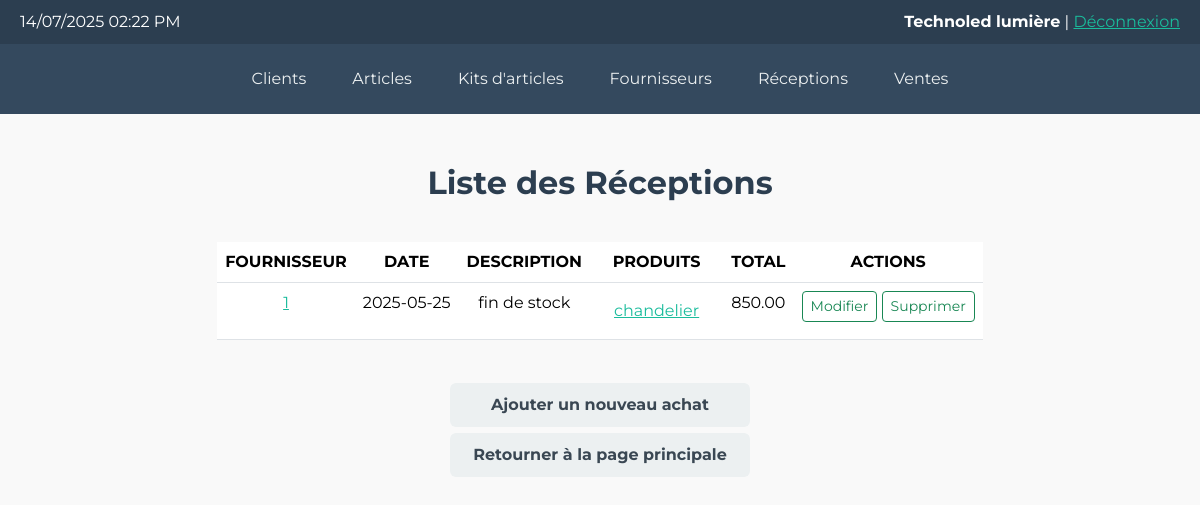
Page /views/receivings.php on the committed database.
### tables this page shows
CREATE TABLE receipts (
    id INT AUTO_INCREMENT PRIMARY KEY,
    supplier_id INT,
    receipt_date DATE,
    note TEXT,
    FOREIGN KEY (supplier_id) REFERENCES suppliers(id)
);

CREATE TABLE receipt_items (
    id INT AUTO_INCREMENT PRIMARY KEY,
    receipt_id INT,
    product_id INT,
    quantity INT,
    unit_price DECIMAL(10,2),
    FOREIGN KEY (receipt_id) REFERENCES receipts(id),
    FOREIGN KEY (product_id) REFERENCES products(id)
);

CREATE TABLE products (
    id INT AUTO_INCREMENT PRIMARY KEY,
    name VARCHAR(100),
    description TEXT,
    unit VARCHAR(20),
    unit_price DECIMAL(10,2),
    stock_quantity INT DEFAULT 0,
    created_at TIMESTAMP DEFAULT CURRENT_TIMESTAMP
);

### views/receivings.php (the view, shortened to what this page needs)
<!DOCTYPE html>
<html>
<head>
    <link href="https://cdn.jsdelivr.net/npm/bootstrap@5.3.3/dist/css/bootstrap.min.css" rel="stylesheet">
    <link rel="stylesheet" href="../css/style.css">
</head>
<body>
  <header>
        <div>
            <?php
                echo date("d/m/Y h:i A");
            ?>
        </div>
        <div><span>Technoled lumière</span> | <a href="../login.php" style="color: #1abc9c;">Déconnexion</a></div>
    </header>
    <nav>
        <a href="costumers.php">
            <div>
                Clients
            </div>
        </a>
        <a href="items.php">
            <div>
                Articles
            </div>
        </a>
        <a href="item_kits.php">
            <div>
                Kits d'articles
            </div>
        </a>
        <a href="suppliers.php">
            <div>
                Fournisseurs
            </div>
        </a>
        <a href="receivings.php">
            <div>
                Réceptions
            </div>
        </a>
        <a href="sales.php">
            <div>
                Ventes
            </div>
        </a>
    </nav>
    <main>
        <?php
            require "../connect.php";
            $req1 = "select * from receipts";
            $result=$pdo->query($req1);
            $res= $result->fetchAll(PDO::FETCH_ASSOC);
            if(empty($res)) echo "Probléme d'accès au base de données";
            else{
        ?>
        <h1>Liste des Réceptions</h1>
        <div class="list">
            <table class="table table-hover">
            <thead>
                <tr>
                    <th scope="col">FOURNISSEUR</th>
                    <th scope="col">DATE</th>
                    <th scope="col">DESCRIPTION</th>
                    <th scope="col">PRODUITS</th>
                    <th scope="col">TOTAL</th>
                    <th scope="col">ACTIONS</th>
                </tr>
            </thead>
            <?php
              foreach ($res as $r){
            ?>
                <tr>
                    <td class="item">
                        <a href="../actions/suppliers/viewSupplier.php?id=<?=$r["supplier_id"]?>">
                            <?=$r["supplier_id"]?>
                        </a>
                    </td>
                    <td><?=$r["receipt_date"]?></td>
                    <td><?=$r["note"]?></td>
                    <td>
                        <ul class="list-group list-group-flush">
                        <?php
                            $req2 = "select * from receipt_items where receipt_id=?";
                            $pst=$pdo->prepare($req2);
                            $pst->bindParam(1,$r["id"],PDO::PARAM_INT);
                            $pst->execute();
                            $result2= $pst->fetchAll(PDO::FETCH_ASSOC);
                            $req4 = "select name from products where id=?";
                            foreach($result2 as $p){
                                $pst=$pdo->prepare($req4);
                                $pst->bindParam(1,$p["id"],PDO::PARAM_INT);
                                $pst->execute();
                                $nom= $pst->fetch(PDO::FETCH_ASSOC);
                        ?>
                            <li class="list-group-item item">
                                <a href="../actions/items/viewProduct.php?id=<?=$p["id"]?>">
                                    <?=$nom["name"]?>
                                </a>
                            </li>
                        <?php
                            }
                        ?>
                        </ul>
                    </td>
                    <td>
                        <?php
                            $req3 = "select sum(unit_price*quantity) from receipt_items where receipt_id=?";
                            $pst=$pdo->prepare($req3);
                            $pst->bindParam(1,$r["id"],PDO::PARAM_INT);
                            $pst->execute();
                            $result3= $pst->fetch(PDO::FETCH_ASSOC);
                            foreach($result3 as $p){
                                echo $p;
                            }
                        ?>
                    </td>
                    <td>
                        <a href="../actions/receivings/modifyReception.php?id=<?=$r["id"]?>" class="btn btn-outline-success btn-sm">Modifier</a>
                        <a href="./actions/receivings/deleteReception.php?id=<?=$r["id"]?>" class="btn btn-outline-success btn-sm">Supprimer</a>
                    </td>
                </tr>
            <?php
                    }
            ?>
            </table>
            <?php
                }
            ?>
        </div>
        <br>
        <a href="../actions/receivings/addReception.php" class="back">Ajouter un nouveau achat</a>
        <a href="../index.php" class="back">Retourner à la page principale</a>
    </main>
</body>
</html>

### css/style.css (style rules this page uses)
body { font-family: Arial, sans-serif; margin: 0; padding: 0; background-color: #f9f9f9; color: #333; font-family: 'Montserrat', 'Roboto', Arial, sans-serif; }
header { background-color: #2c3e50; color: white; padding: 10px 20px; display: flex; justify-content: space-between; align-items: center; }
header span { font-weight: bold; }
nav { background-color: #34495e; display: flex; flex-wrap: wrap; padding: 10px; justify-content: center; }
nav div { margin: 3px; text-decoration: none; border: none; padding: 10px 20px; border-radius: 6px; cursor: pointer; transition: background-color 0.5s; }
nav a { text-decoration: none; color: #ecf0f1; }
main { text-align: center; padding: 40px 20px; display: flex; justify-content: center; align-items: center; flex-direction: column; }
.back { margin: 3px; border: none; padding: 10px 20px; border-radius: 6px; cursor: pointer; transition: background-color 0.5s; background-color: #ecf0f1; color: #3a4753; width: 300px; font-weight: bold; text-decoration: none !important; }
h1 { font-size: 32px; color: #2c3e50; text-align: center; margin-bottom: 30px; padding: 10px; font-weight: bold; border-radius: 8px; }
.item a { color: #1abc9c; }

### rows in the picture
receipts: supplier "1", receipt_date "2025-05-25", note "fin de stock", p "850.00"
receipt_items: product.name "chandelier"
